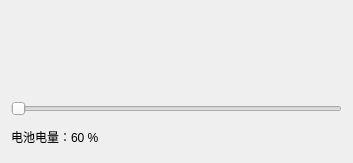
<?xml version="1.0" encoding="UTF-8"?>
<ui version="4.0">
 <class>Widget</class>
 <widget class="QWidget" name="Widget">
  <property name="geometry">
   <rect>
    <x>0</x>
    <y>0</y>
    <width>353</width>
    <height>163</height>
   </rect>
  </property>
  <property name="windowTitle">
   <string>Widget</string>
  </property>
  <layout class="QVBoxLayout" name="verticalLayout">
   <item>
    <widget class="TBattery" name="battery" native="true"/>
   </item>
   <item>
    <widget class="QSlider" name="horizontalSlider">
     <property name="minimumSize">
      <size>
       <width>0</width>
       <height>0</height>
      </size>
     </property>
     <property name="maximum">
      <number>100</number>
     </property>
     <property name="orientation">
      <enum>Qt::Horizontal</enum>
     </property>
    </widget>
   </item>
   <item>
    <widget class="QLabel" name="labInfo">
     <property name="maximumSize">
      <size>
       <width>16777215</width>
       <height>30</height>
      </size>
     </property>
     <property name="text">
      <string>电池电量：60 %</string>
     </property>
    </widget>
   </item>
  </layout>
 </widget>
 <customwidgets>
  <customwidget>
   <class>TBattery</class>
   <extends>QWidget</extends>
   <header location="global">tbattery.h</header>
   <container>1</container>
  </customwidget>
 </customwidgets>
 <resources/>
 <connections/>
</ui>
